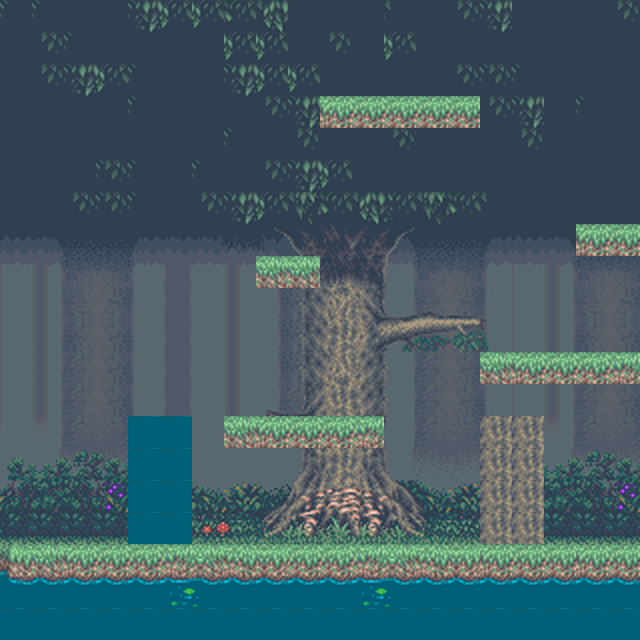

This game map was drawn from its Tiled (.tmx) file and the tilesets committed beside it. A one-line description and the trimmed map source follow:
An orthogonal 20x20 tile map with 32x32 px tiles, 3 tile layers (Tile Layer 1, Tile Layer 2, Tile Layer 3) and 10 objects.

<map version="1.0" orientation="orthogonal" width="20" height="20" tilewidth="32" tileheight="32">
 <tileset firstgid="1" name="111" tilewidth="32" tileheight="32">
  <image source="tmx/111.png" width="512" height="446" />
 </tileset>
 <layer name="Tile Layer 1" width="20" height="20">
  <data>[400 cells, 260 non-empty, 208 distinct tile ids]</data>
 </layer>
 <layer name="Tile Layer 2" width="20" height="20">
  <data>[400 cells, 183 non-empty, 31 distinct tile ids]</data>
 </layer>
 <layer name="Tile Layer 3" width="20" height="20">
  <data>[400 cells, 16 non-empty, 2 distinct tile ids]</data>
 </layer>
 <objectgroup name="Object Layer 1" width="20" height="20">
  <properties>
   <property name="wall" value="true" />
  </properties>
  <object x="-7" y="547" width="654" height="17" />
  <object x="224" y="424" width="157" height="17" />
  <object x="480" y="361" width="161" height="17" />
  <object x="255" y="264" width="64" height="20" />
  <object x="320" y="101" width="159" height="20" />
  <object x="573" y="229" width="70" height="23" />
  <object x="-21" y="-23" width="28" height="607" />
  <object x="631" y="-20" width="18" height="661" />
 </objectgroup>
 <objectgroup name="Object Layer 2" width="20" height="20">
  <properties>
   <property name="exit" value="true" />
  </properties>
  <object x="484" y="419" width="56" height="127" />
 </objectgroup>
 <objectgroup name="Object Layer 3" width="20" height="20">
  <properties>
   <property name="goal" value="true" />
  </properties>
  <object x="131" y="415" width="61" height="128" />
 </objectgroup>
</map>
